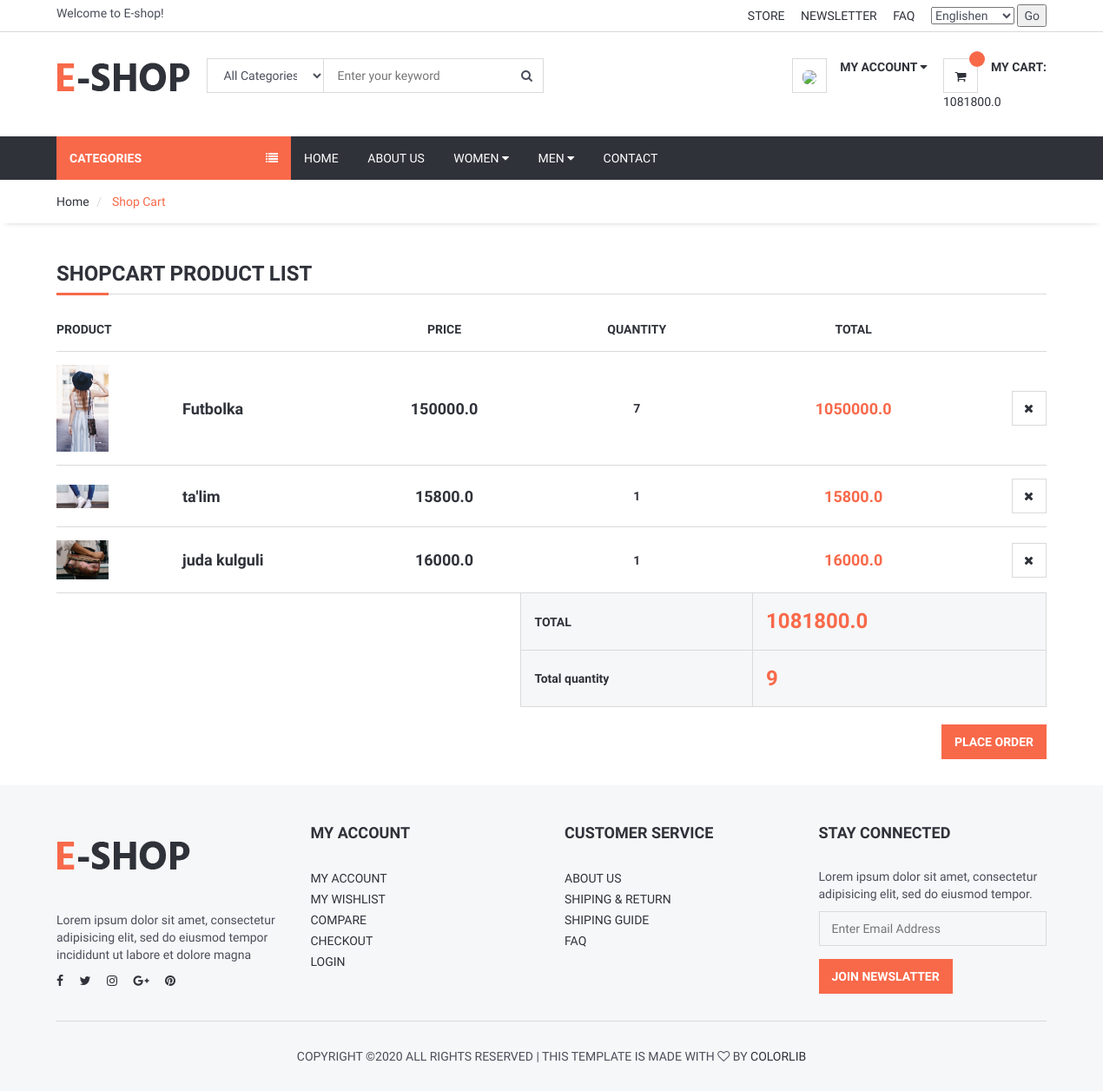
Before: /shopcart/ (signed in) with the older database file.
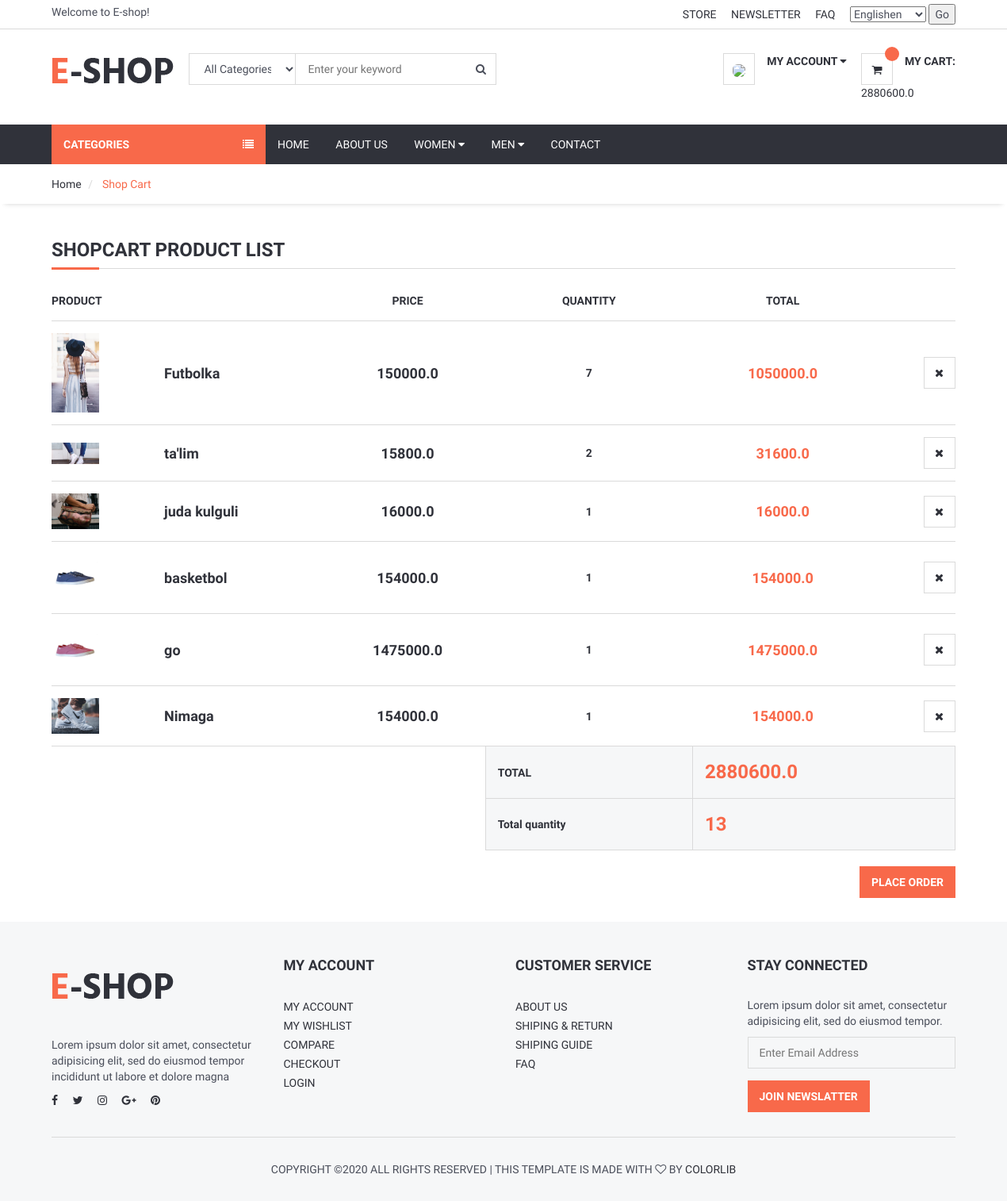
After: the same page with the newer database file.
### order/models.py (models this page shows, shortened)
class ShopCart(models.Model):
    user = models.ForeignKey(User, on_delete=models.SET_NULL, null=True)
    product = models.ForeignKey(Product, on_delete=models.SET_NULL, null=True)
    quantity = models.IntegerField()
    @property
    def amount(self):
        return (self.quantity * self.product.price)

### product/models.py (models this page shows, shortened)
class Product(models.Model):
    STATUS = (
        ('True', 'Mavjud'),
        ('False', 'Mavjud Emas'),
    )
    VARIANTS = (
        ('None','None'),
        ('Color', 'Color'),
        ('Size', 'Size'),
        ('Size-Color', 'Size-Color'),
    )
    category = models.ForeignKey(Category, on_delete=models.CASCADE)
    title = models.CharField(max_length=255, unique=True)
    keywords = models.CharField(max_length=255, unique=True)
    description = models.TextField(blank=True)
    image = models.ImageField(blank=True, upload_to='images/')
    price = models.FloatField()
    amount = models.IntegerField()
    minamount = models.IntegerField()
    detail = RichTextUploadingField()
    variant = models.CharField(max_length=20, choices=VARIANTS, default='None')
    status = models.CharField(max_length=15, choices=STATUS)
    slug = models.SlugField(null=False, unique=True)
    create_at = models.DateTimeField(auto_now_add=True)
    update_at = models.DateTimeField(auto_now=True)
    def __str__(self):
        return self.title
    def image_tag(self):
        return mark_safe('<img src="{}" height="50">'.format(self.image.url))
    image_tag.short_description = 'Image'

### order/views.py (the view)
# urls.py: path('shopcart/', OrderViews.shopcart, name='shopcart'),
def shopcart(request):
    category = Category.objects.all()
    current_user = request.user
    shopcart = ShopCart.objects.filter(user_id=current_user.id)
    total = 0
    total_qty = 0
    for rs in shopcart:
        total_qty +=rs.quantity
        total += rs.product.price * rs.quantity
    context = {
        'shopcart': shopcart,
        'category': category,
        'total': total,
        'total_qty': total_qty,
    }
    return render(request, 'shopcart.html', context)

### order/templates/shopcart.html (shortened to what this page needs)
{% extends 'homebase.html'%}
{% load static %}
{% block sidebar %}{% include 'sidebar.html' %} {% endblock %}
{% block body %}
	<div id="breadcrumb">
		<div class="container">
			<ul class="breadcrumb">
				<li><a href="/">Home</a></li>
				<li class="active"> Shop Cart  </li>
			</ul>
		</div>
	</div>
	<div class="section">
		<div class="container">
			<div class="row">
                    <div class="col-md-12">
						<div class="order-summary clearfix">
							<div class="section-title">
								<h3 class="title">Shopcart Product List</h3>
							</div>
							<table class="shopping-cart-table table">
								<thead>
									<tr>
										<th>Product</th>
										<th></th>
										<th class="text-center">Price</th>
										<th class="text-center">Quantity</th>
										<th class="text-center">Total</th>
										<th class="text-right"></th>
									</tr>
								</thead>
								<tbody>
                                {% for rs in shopcart %}
									<tr>
										<td class="thumb"><img src="{{ rs.product.image.url }}" alt=""></td>
										<td class="details">
											<a href="/product/{{ rs.product.id }}/{{ rs.product.slug }}">{{ rs.product}}</a>
										</td>
										<td class="price text-center"><strong>{{rs.product.price}}</strong><br></td>
                                        <td class="qty text-center"><strong>{{ rs.quantity }} </strong></td>
										<td class="total text-center"><strong class="primary-color">{{rs.amount}}</strong></td>
                                        <td class="text-right"><a href="/order/deletefromcart/{{ rs.id }}" onclick="return confirm('Delete! Are you sure?')" class="main-btn icon-btn"><i class="fa fa-close"></i></a></td>
									</tr>
                                {% endfor %}
								</tbody>
								<tfoot>
									<tr>
										<th class="empty" colspan="3"></th>
										<th>TOTAL</th>
										<th colspan="2" class="total">{{total}}</th>
									</tr>
                                    <tr>
										<th class="empty" colspan="3"></th>
										<th>Total quantity</th>
										<th colspan="2" class="total">{{total_qty}}</th>
									</tr>
								</tfoot>
							</table>
							<div class="pull-right">
								<a href="order/orderproduct/" class="primary-btn">Place Order</a>
							</div>
						</div>
					</div>
			</div>
		</div>
	</div>
 {% endblock %}
{% block footer %}{% include 'footer.html' %} {% endblock %}

### home/templates/homebase.html (shortened to what this page needs)
<!DOCTYPE html>
<html lang="en">
<head>
    {% load static %}
	<link type="text/css" rel="stylesheet" href="{% static 'css/bootstrap.min.css' %}" />
	<link type="text/css" rel="stylesheet" href="{% static 'css/slick.css' %}" />
	<link type="text/css" rel="stylesheet" href="{% static 'css/slick-theme.css'%}" />
	<link type="text/css" rel="stylesheet" href="{% static 'css/nouislider.min.css' %}" />
	<link rel="stylesheet" href="{% static 'css/font-awesome.min.css'%}">
	<link type="text/css" rel="stylesheet" href="{% static 'css/style.css'%}" />
</head>
<body>
    {% include 'header.html' %}
    {% block sidebar %} {% endblock %}
    {% block body %} {% endblock %}
    {% block footer %} {% endblock %}
</body>
</html>

### home/templates/header.html (shortened to what this page needs)
{% load static %}
{% load i18n %}
	<header>
		<div id="top-header">
			<div class="container">
				<div class="pull-left">
					<span>{% trans "Welcome to E-shop!" %}</span>
				</div>
				<div class="pull-right">
					<ul class="header-top-links">
						<li><a href="#">{% trans "Store" %}</a></li>
						<li><a href="#">{% trans "Newsletter" %}</a></li>
						<li><a href="{% url 'faq' %}">{% trans "FAQ" %}</a></li>
						<li class="dropdown default-dropdown">
                            <form action="{% url 'selectlanguage' %}" method="post">
                                <select name="language" >
                                {% get_current_language as LANGUAGE_CODE %}
                                {% get_available_languages as LANGUAGES %}
                                {% get_language_info_list for LANGUAGES as languages %}
                                {% for language in languages %}
                                    <option value="{{ language.code }}"{% if language.code == LANGUAGE_CODE %}selected{% endif %}>
                                        {{ language.name_local }}{{ language.code }}
                                    </option>
                                {% endfor %}
                                </select>
                                <input type="submit" value="Go">
                            </form>
					</ul>
				</div>
			</div>
		</div>
		<div id="header">
			<div class="container">
				<div class="pull-left">
					<div class="header-logo">
						<a class="logo" href="#">
							<img src="{% static 'img/logo.png' %}" alt="">
						</a>
					</div>
					<div class="header-search">
						<form action="/search/" method="post">
							<input id="query" name="query" class="input search-input" type="text" placeholder="Enter your keyword">
							<select name="catid" class="input search-categories">
								<option value="0">{% trans "All Categories" %}</option>
                                {% load mptt_tags %}
							</select>
							<button class="search-btn"><i class="fa fa-search"></i></button>
						</form>
					</div>
				</div>
				<div class="pull-right">
					<ul class="header-btns">
						<li class="header-account dropdown default-dropdown">
							{% if user.id is not None %}
                            <div class="dropdown-toggle" role="button" data-toggle="dropdown" aria-expanded="true">
								<div class="header-btns-icon">
									<img src="{{ request.session.userimage }}" style="height: 20px; border-radius: 40%">
								</div>
								<strong class="text-uppercase">{% trans "My Account" %} <i class="fa fa-caret-down"></i></strong>
							</div>
                            {% else %}
							<a href="{% url 'login' %}" class="text-uppercase">{% trans "Login" %}</a> / <a href="{% url 'signup' %}" class="text-uppercase">Sign Up</a>
							{% endif %}
						</li>
						<li class="header-cart dropdown default-dropdown">
							<a href="{% url 'shopcart' %}">
								<div class="header-btns-icon">
									<i class="fa fa-shopping-cart"></i>
									<span class="qty">{{ quantity }}</span>
								</div>
								<strong class="text-uppercase">{% trans "My Cart:" %}</strong>
								<br>
								<span>{{ total }}</span>
							</a>
						</li>
					</ul>
				</div>
			</div>
		</div>
	</header>

### home/templates/sidebar.html (shortened to what this page needs)
{% load static %}
{% load mptt_tags %}
	<div id="navigation">
		<div class="container">
			<div id="responsive-nav">
                {% if page %}
				<div class="category-nav">
				{% else %}
                <div class="category-nav show-on-click">
                {% endif %}
					<span class="category-header">Categories <i class="fa fa-list"></i></span>
				</div>
				<div class="menu-nav">
					<ul class="menu-list">
						<li><a href="/">Home</a></li>
						<li><a href="/about">About Us</a></li>
						<li class="dropdown mega-dropdown"><a class="dropdown-toggle" data-toggle="dropdown" aria-expanded="true">Women <i class="fa fa-caret-down"></i></a>
						</li>
						<li class="dropdown mega-dropdown full-width"><a class="dropdown-toggle" data-toggle="dropdown" aria-expanded="true">Men <i class="fa fa-caret-down"></i></a>
						</li>
						<li><a href="/contact">Contact</a></li>
					</ul>
				</div>
			</div>
		</div>
	</div>

### home/templates/footer.html (shortened to what this page needs)
{% load static %}
	<footer id="footer" class="section section-grey">
		<div class="container">
			<div class="row">
				<div class="col-md-3 col-sm-6 col-xs-6">
					<div class="footer">
						<div class="footer-logo">
							<a class="logo" href="#">
		            <img src="./img/logo.png" alt="">
		          </a>
						</div>
						<p>Lorem ipsum dolor sit amet, consectetur adipisicing elit, sed do eiusmod tempor incididunt ut labore et dolore magna</p>
						<ul class="footer-social">
							<li><a href="#"><i class="fa fa-facebook"></i></a></li>
							<li><a href="#"><i class="fa fa-twitter"></i></a></li>
							<li><a href="#"><i class="fa fa-instagram"></i></a></li>
							<li><a href="#"><i class="fa fa-google-plus"></i></a></li>
							<li><a href="#"><i class="fa fa-pinterest"></i></a></li>
						</ul>
					</div>
				</div>
				<div class="col-md-3 col-sm-6 col-xs-6">
					<div class="footer">
						<h3 class="footer-header">My Account</h3>
						<ul class="list-links">
							<li><a href="#">My Account</a></li>
							<li><a href="#">My Wishlist</a></li>
							<li><a href="#">Compare</a></li>
							<li><a href="#">Checkout</a></li>
							<li><a href="#">Login</a></li>
						</ul>
					</div>
				</div>
				<div class="col-md-3 col-sm-6 col-xs-6">
					<div class="footer">
						<h3 class="footer-header">Customer Service</h3>
						<ul class="list-links">
							<li><a href="#">About Us</a></li>
							<li><a href="#">Shiping & Return</a></li>
							<li><a href="#">Shiping Guide</a></li>
							<li><a href="#">FAQ</a></li>
						</ul>
					</div>
				</div>
				<div class="col-md-3 col-sm-6 col-xs-6">
					<div class="footer">
						<h3 class="footer-header">Stay Connected</h3>
						<p>Lorem ipsum dolor sit amet, consectetur adipisicing elit, sed do eiusmod tempor.</p>
						<form>
							<div class="form-group">
								<input class="input" placeholder="Enter Email Address">
							</div>
							<button class="primary-btn">Join Newslatter</button>
						</form>
					</div>
				</div>
			</div>
			<hr>
			<div class="row">
				<div class="col-md-8 col-md-offset-2 text-center">
					<div class="footer-copyright">
						Copyright &copy;<script>document.write(new Date().getFullYear());</script> All rights reserved | This template is made with <i class="fa fa-heart-o" aria-hidden="true"></i> by <a href="https://colorlib.com" target="_blank">Colorlib</a>
					</div>
				</div>
			</div>
		</div>
	</footer>

Changed rows visible on the page:
changed ShopCart "ta'lim": quantity "1" → "2"; amount "15800.0" → "31600.0"
added ShopCart: product.image (picture), product "basketbol", product.price "154000.0", quantity "1", amount "154000.0"
added ShopCart: product.image (picture), product "go", product.price "1475000.0", quantity "1", amount "1475000.0"
added ShopCart: product.image (picture), product "Nimaga", product.price "154000.0", quantity "1", amount "154000.0"
Other visible differences:
{{ total }}: "1081800.0" → "2880600.0"
{{ total_qty }}: "9" → "13"
